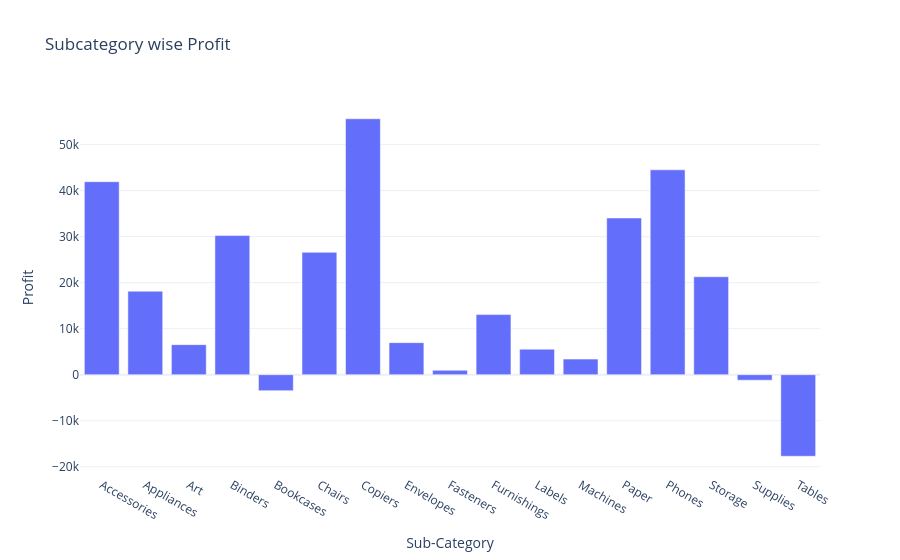

Notebook source saved alongside this figure:
### Code cell
fig=px.bar(profit_subcategory,
           x="Sub-Category",
           y="Profit",
           title="Subcategory wise Profit")
fig.show()

### Figure 1 — Plotly figure (JSON) as saved in the notebook; plotly's stock layout.template omitted (floating-point values rounded to 4 significant figures)
{"data": [{"alignmentgroup": "True", "hovertemplate": "Sub-Category=%{x}<br>Profit=%{y}<extra></extra>", "legendgroup": "", "marker": {"color": "#636efa", "pattern": {"shape": ""}}, "name": "", "offsetgroup": "", "orientation": "v", "showlegend": false, "textposition": "auto", "type": "bar", "x": ["Accessories", "Appliances", "Art", "Binders", "Bookcases", "Chairs", "Copiers", "Envelopes", "Fasteners", "Furnishings", "Labels", "Machines", "Paper", "Phones", "Storage", "Supplies", "Tables"], "xaxis": "x", "y": [41940.0, 18140.0, 6528.0, 30220.0, -3473.0, 26590.0, 55620.0, 6964.0, 949.5, 13060.0, 5546.0, 3385.0, 34050.0, 44520.0, 21280.0, -1189.0, -17730.0], "yaxis": "y"}], "layout": {"autosize": true, "barmode": "relative", "legend": {"tracegroupgap": 0}, "title": {"text": "Subcategory wise Profit"}, "xaxis": {"anchor": "y", "autorange": true, "domain": [0, 1], "range": [-0.5, 16.5], "title": {"text": "Sub-Category"}, "type": "category"}, "yaxis": {"anchor": "x", "autorange": true, "domain": [0, 1], "range": [-21800.0, 59690.0], "title": {"text": "Profit"}, "type": "linear"}}}
